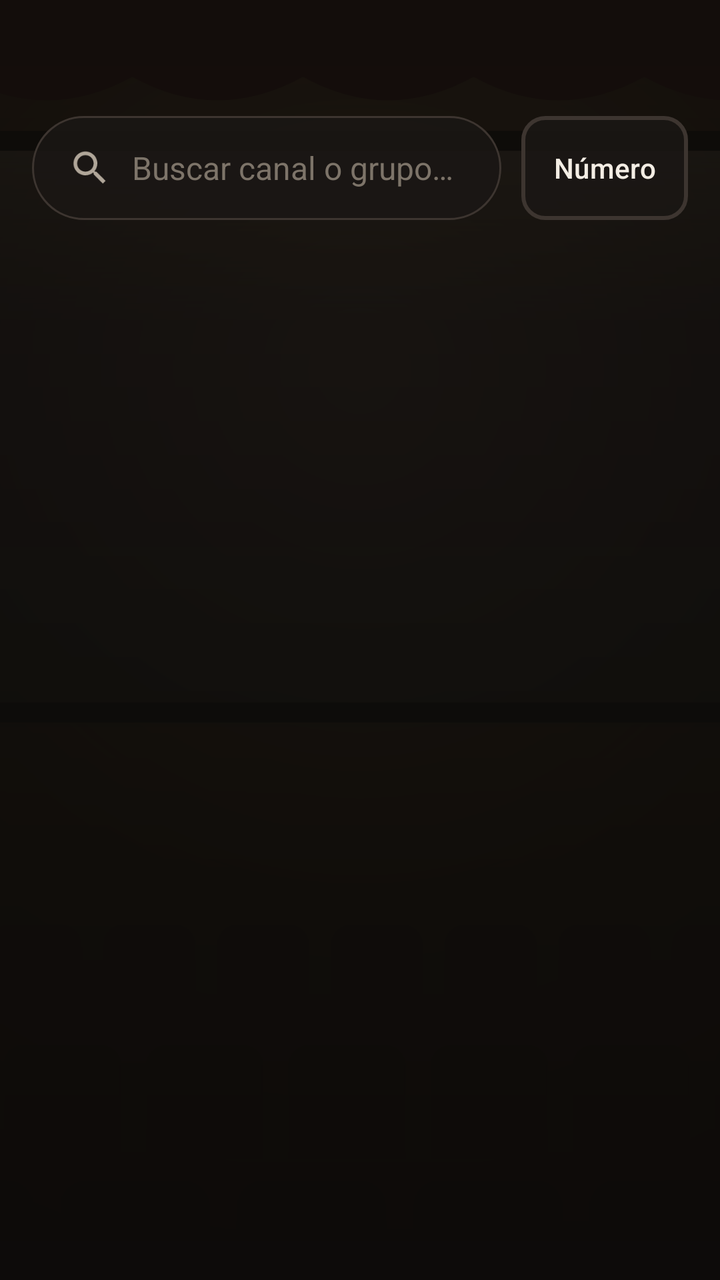
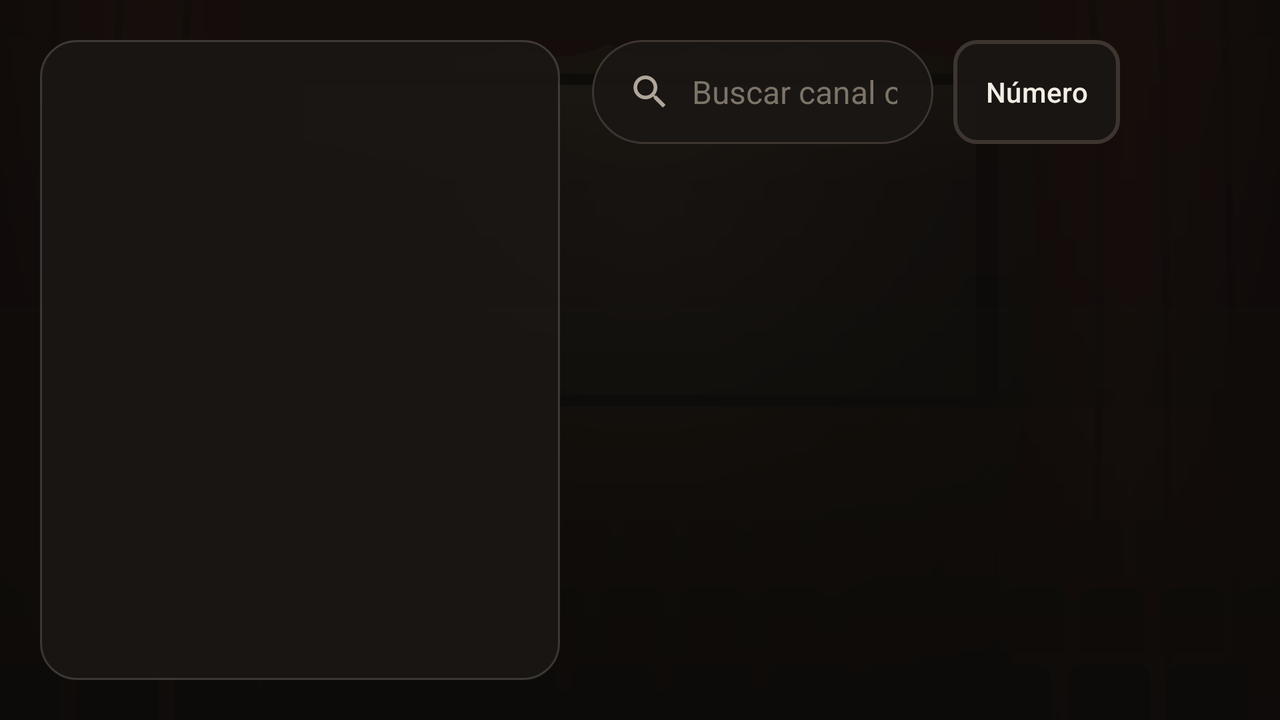

Compare how this app lays out the same screen by default and in its alternative resource folder. The renders come first, then the two layout files and the values they reference.
<!-- AndroidManifest.xml: application theme Theme.Cine -->
<!-- res/layout/activity_content.xml -->
<?xml version="1.0" encoding="utf-8"?>
<FrameLayout xmlns:android="http://schemas.android.com/apk/res/android"
    android:layout_width="match_parent"
    android:layout_height="match_parent">

    <ImageView
        android:layout_width="match_parent"
        android:layout_height="match_parent"
        android:importantForAccessibility="no"
        android:scaleType="centerCrop"
        android:src="@drawable/bg_cinema" />

    <View
        android:layout_width="match_parent"
        android:layout_height="match_parent"
        android:background="@drawable/bg_scrim_strong" />

    <LinearLayout
        android:layout_width="match_parent"
        android:layout_height="match_parent"
        android:orientation="vertical"
        android:padding="16dp">

        <LinearLayout
            android:layout_width="match_parent"
            android:layout_height="wrap_content"
            android:gravity="center_vertical"
            android:orientation="horizontal">

            <TextView
                android:id="@+id/textTitle"
                style="@style/Text.Cine.Title"
                android:layout_width="0dp"
                android:layout_height="wrap_content"
                android:layout_weight="1"
                android:ellipsize="end"
                android:letterSpacing="0.06"
                android:singleLine="true"
                android:textSize="22sp" />

            <TextView
                android:id="@+id/textCount"
                android:layout_width="wrap_content"
                android:layout_height="wrap_content"
                android:textColor="@color/amber"
                android:textSize="15sp" />
        </LinearLayout>

        <LinearLayout
            android:layout_width="match_parent"
            android:layout_height="wrap_content"
            android:layout_marginTop="12dp"
            android:gravity="center_vertical"
            android:orientation="horizontal">

            <EditText
                android:id="@+id/editSearch"
                android:layout_width="0dp"
                android:layout_height="@dimen/search_height"
                android:layout_weight="1"
                android:autofillHints=""
                android:background="@drawable/bg_search"
                android:drawableStart="@drawable/ic_search"
                android:drawablePadding="10dp"
                android:hint="@string/search_hint"
                android:imeOptions="actionSearch"
                android:inputType="text|textNoSuggestions"
                android:maxLines="1"
                android:paddingHorizontal="18dp"
                android:textColor="@color/text_primary"
                android:textColorHint="@color/text_muted"
                android:textSize="16sp" />

            <Button
                android:id="@+id/btnSort"
                style="@style/Widget.Cine.Button.Outlined"
                android:layout_width="wrap_content"
                android:layout_height="@dimen/search_height"
                android:layout_marginStart="10dp"
                android:insetTop="0dp"
                android:insetBottom="0dp"
                android:minHeight="0dp"
                android:minWidth="0dp"
                android:paddingHorizontal="16dp"
                android:text="@string/sort_number"
                android:textSize="14sp" />

            
            <Button
                android:id="@+id/btnLang"
                style="@style/Widget.Cine.Button.Outlined"
                android:layout_width="wrap_content"
                android:layout_height="@dimen/search_height"
                android:layout_marginStart="8dp"
                android:insetTop="0dp"
                android:insetBottom="0dp"
                android:minHeight="0dp"
                android:minWidth="0dp"
                android:paddingHorizontal="14dp"
                android:text="@string/lang_all_short"
                android:textSize="14sp"
                android:visibility="gone" />
        </LinearLayout>

        
        <LinearLayout
            android:id="@+id/rowRecent"
            android:layout_width="match_parent"
            android:layout_height="wrap_content"
            android:layout_marginTop="8dp"
            android:gravity="center_vertical"
            android:orientation="horizontal"
            android:visibility="gone">

            <TextView
                android:layout_width="wrap_content"
                android:layout_height="wrap_content"
                android:layout_marginEnd="8dp"
                android:text="@string/recent_searches"
                android:textColor="@color/text_muted"
                android:textSize="13sp" />
        </LinearLayout>

        <androidx.recyclerview.widget.RecyclerView
            android:id="@+id/recyclerGroups"
            android:layout_width="match_parent"
            android:layout_height="wrap_content"
            android:layout_marginTop="10dp"
            android:clipToPadding="false" />

        <FrameLayout
            android:layout_width="match_parent"
            android:layout_height="0dp"
            android:layout_marginTop="8dp"
            android:layout_weight="1">

            <androidx.recyclerview.widget.RecyclerView
                android:id="@+id/recyclerItems"
                android:layout_width="match_parent"
                android:layout_height="match_parent"
                android:clipToPadding="false"
                android:padding="4dp" />

            <TextView
                android:id="@+id/textEmpty"
                android:layout_width="wrap_content"
                android:layout_height="wrap_content"
                android:layout_gravity="center"
                android:text="@string/empty_results"
                android:textColor="@color/text_secondary"
                android:textSize="17sp"
                android:visibility="gone" />
        </FrameLayout>
    </LinearLayout>
</FrameLayout>
<!-- resources referenced by this layout -->
<resources>
  <color name="amber">#FFE0A04A</color>
  <color name="text_muted">#FF7D7469</color>
  <color name="text_primary">#FFF3EDE4</color>
  <color name="text_secondary">#FFB0A699</color>
  <dimen name="search_height">52dp</dimen>
  <!-- drawable bg_scrim_strong (drawable) -->
  <?xml version="1.0" encoding="utf-8"?>
  <shape xmlns:android="http://schemas.android.com/apk/res/android" android:shape="rectangle">
      <gradient
          android:angle="270"
          android:startColor="#CC0D0B09"
          android:endColor="#F20D0B09" />
  </shape>
  <!-- drawable ic_search (drawable) -->
  <vector xmlns:android="http://schemas.android.com/apk/res/android"
      android:width="22dp" android:height="22dp" android:viewportWidth="24" android:viewportHeight="24">
      <path android:fillColor="@color/text_secondary"
          android:pathData="M15.5,14h-0.79l-0.28,-0.27C15.41,12.59 16,11.11 16,9.5 16,5.91 13.09,3 9.5,3S3,5.91 3,9.5 5.91,16 9.5,16c1.61,0 3.09,-0.59 4.23,-1.57l0.27,0.28v0.79l5,4.99L20.49,19l-4.99,-5zM9.5,14C7.01,14 5,11.99 5,9.5S7.01,5 9.5,5 14,7.01 14,9.5 11.99,14 9.5,14z" />
  </vector>
  <string name="empty_results">No hay resultados</string>
  <string name="lang_all_short">Todos</string>
  <string name="recent_searches">🕘 Recientes:</string>
  <string name="search_hint">Buscar canal o grupo…</string>
  <string name="sort_number">Número</string>
  <style name="Text.Cine.Title">
          <item name="android:textColor">@color/text_primary</item>
          <item name="android:fontFamily">serif</item>
          <item name="android:letterSpacing">0.18</item>
          <item name="android:textStyle">bold</item>
      </style>
  <style name="Widget.Cine.Button.Outlined" parent="Widget.Material3.Button.OutlinedButton">
          <item name="backgroundTint">@color/btn_outline_bg</item>
          <item name="strokeColor">@color/btn_outline_stroke</item>
          <item name="strokeWidth">2dp</item>
          <item name="android:textColor">@color/text_primary</item>
          <item name="android:textSize">15sp</item>
          <item name="android:minHeight">52dp</item>
          <item name="cornerRadius">12dp</item>
          <item name="android:textAllCaps">false</item>
      </style>
  <color name="surface_high">#FF26221E</color>
  <color name="surface_glass">#D91A1714</color>
  <color name="outline">#FF3D3530</color>
  <color name="on_amber">#FF1C1208</color>
  <color name="amber_dim">#33E0A04A</color>
  <color name="amber_light">#FFF2C27E</color>
  <color name="surface">#FF1A1714</color>
  <color name="error_soft">#FFE58A6E</color>
  <color name="bg_deep">#FF0D0B09</color>
  <style name="Widget.Cine.Button" parent="Widget.Material3.Button">
          <item name="backgroundTint">@color/btn_filled_bg</item>
          <item name="android:textColor">@color/on_amber</item>
          <item name="android:textSize">16sp</item>
          <item name="android:minHeight">56dp</item>
          <item name="cornerRadius">12dp</item>
          <item name="android:textAllCaps">false</item>
          <item name="android:fontFamily">sans-serif-medium</item>
      </style>
  <style name="Widget.Cine.TextInput" parent="Widget.Material3.TextInputLayout.OutlinedBox">
          <item name="boxStrokeColor">@color/input_stroke</item>
          <item name="hintTextColor">@color/amber</item>
          <item name="boxCornerRadiusTopStart">12dp</item>
          <item name="boxCornerRadiusTopEnd">12dp</item>
          <item name="boxCornerRadiusBottomStart">12dp</item>
          <item name="boxCornerRadiusBottomEnd">12dp</item>
          <item name="boxBackgroundColor">@color/surface_glass</item>
      </style>
  <!-- some entries are left out for length -->
</resources>
<!-- res/layout-land/activity_content.xml (the repository's variant of the layout above) -->
<!-- drawn on the phone turned sideways -->
<?xml version="1.0" encoding="utf-8"?>
<FrameLayout xmlns:android="http://schemas.android.com/apk/res/android"
    android:layout_width="match_parent"
    android:layout_height="match_parent">

    <ImageView
        android:layout_width="match_parent"
        android:layout_height="match_parent"
        android:importantForAccessibility="no"
        android:scaleType="centerCrop"
        android:src="@drawable/bg_cinema" />

    <View
        android:layout_width="match_parent"
        android:layout_height="match_parent"
        android:background="@drawable/bg_scrim_strong" />

    <LinearLayout
        android:layout_width="match_parent"
        android:layout_height="match_parent"
        android:orientation="horizontal"
        android:padding="@dimen/screen_padding">

        
        <LinearLayout
            android:layout_width="@dimen/groups_width"
            android:layout_height="match_parent"
            android:layout_marginEnd="16dp"
            android:background="@drawable/bg_panel"
            android:orientation="vertical"
            android:padding="12dp">

            <TextView
                android:id="@+id/textTitle"
                style="@style/Text.Cine.Title"
                android:layout_width="match_parent"
                android:layout_height="wrap_content"
                android:layout_marginBottom="10dp"
                android:ellipsize="end"
                android:letterSpacing="0.06"
                android:maxLines="2"
                android:paddingHorizontal="6dp"
                android:textSize="22sp" />

            <androidx.recyclerview.widget.RecyclerView
                android:id="@+id/recyclerGroups"
                android:layout_width="match_parent"
                android:layout_height="0dp"
                android:layout_weight="1"
                android:scrollbars="vertical" />
        </LinearLayout>

        
        <LinearLayout
            android:layout_width="0dp"
            android:layout_height="match_parent"
            android:layout_weight="1"
            android:orientation="vertical">

            <LinearLayout
                android:layout_width="match_parent"
                android:layout_height="wrap_content"
                android:gravity="center_vertical"
                android:orientation="horizontal">

                <EditText
                    android:id="@+id/editSearch"
                    android:layout_width="0dp"
                    android:layout_height="@dimen/search_height"
                    android:layout_weight="1"
                    android:autofillHints=""
                    android:background="@drawable/bg_search"
                    android:drawableStart="@drawable/ic_search"
                    android:drawablePadding="10dp"
                    android:hint="@string/search_hint"
                    android:imeOptions="actionSearch|flagNoExtractUi"
                    android:inputType="text|textNoSuggestions"
                    android:maxLines="1"
                    android:paddingHorizontal="18dp"
                    android:textColor="@color/text_primary"
                    android:textColorHint="@color/text_muted"
                    android:textSize="16sp" />

                <Button
                    android:id="@+id/btnSort"
                    style="@style/Widget.Cine.Button.Outlined"
                    android:layout_width="wrap_content"
                    android:layout_height="@dimen/search_height"
                    android:layout_marginStart="10dp"
                    android:insetTop="0dp"
                    android:insetBottom="0dp"
                    android:minHeight="0dp"
                    android:minWidth="0dp"
                    android:paddingHorizontal="16dp"
                    android:text="@string/sort_number"
                    android:textSize="14sp" />

                
                <Button
                    android:id="@+id/btnLang"
                    style="@style/Widget.Cine.Button.Outlined"
                    android:layout_width="wrap_content"
                    android:layout_height="@dimen/search_height"
                    android:layout_marginStart="8dp"
                    android:insetTop="0dp"
                    android:insetBottom="0dp"
                    android:minHeight="0dp"
                    android:minWidth="0dp"
                    android:paddingHorizontal="14dp"
                    android:text="@string/lang_all_short"
                    android:textSize="14sp"
                    android:visibility="gone" />

                <TextView
                    android:id="@+id/textCount"
                    android:layout_width="wrap_content"
                    android:layout_height="wrap_content"
                    android:layout_marginStart="12dp"
                    android:minWidth="48dp"
                    android:gravity="end"
                    android:textColor="@color/amber"
                    android:textSize="16sp" />
            </LinearLayout>

            
            <LinearLayout
                android:id="@+id/rowRecent"
                android:layout_width="match_parent"
                android:layout_height="wrap_content"
                android:layout_marginTop="8dp"
                android:gravity="center_vertical"
                android:orientation="horizontal"
                android:visibility="gone">

                <TextView
                    android:layout_width="wrap_content"
                    android:layout_height="wrap_content"
                    android:layout_marginEnd="8dp"
                    android:text="@string/recent_searches"
                    android:textColor="@color/text_muted"
                    android:textSize="13sp" />
            </LinearLayout>

            <FrameLayout
                android:layout_width="match_parent"
                android:layout_height="0dp"
                android:layout_marginTop="10dp"
                android:layout_weight="1">

                <androidx.recyclerview.widget.RecyclerView
                    android:id="@+id/recyclerItems"
                    android:layout_width="match_parent"
                    android:layout_height="match_parent"
                    android:clipToPadding="false"
                    android:padding="6dp"
                    android:scrollbars="vertical" />

                <TextView
                    android:id="@+id/textEmpty"
                    android:layout_width="wrap_content"
                    android:layout_height="wrap_content"
                    android:layout_gravity="center"
                    android:text="@string/empty_results"
                    android:textColor="@color/text_secondary"
                    android:textSize="18sp"
                    android:visibility="gone" />
            </FrameLayout>
        </LinearLayout>
    </LinearLayout>
</FrameLayout>
<!-- resources referenced by the variant -->
<!-- as the phone turned sideways resolves them -->
<resources>
  <color name="amber">#FFE0A04A</color>
  <color name="text_muted">#FF7D7469</color>
  <color name="text_primary">#FFF3EDE4</color>
  <color name="text_secondary">#FFB0A699</color>
  <dimen name="groups_width">260dp</dimen>
  <dimen name="screen_padding">20dp</dimen>
  <dimen name="search_height">52dp</dimen>
  <!-- drawable bg_panel (drawable) -->
  <?xml version="1.0" encoding="utf-8"?>
  <shape xmlns:android="http://schemas.android.com/apk/res/android" android:shape="rectangle">
      <solid android:color="@color/surface_glass" />
      <stroke android:width="1dp" android:color="#2EF3EDE4" />
      <corners android:radius="18dp" />
  </shape>
  <!-- drawable bg_scrim_strong (drawable) -->
  <?xml version="1.0" encoding="utf-8"?>
  <shape xmlns:android="http://schemas.android.com/apk/res/android" android:shape="rectangle">
      <gradient
          android:angle="270"
          android:startColor="#CC0D0B09"
          android:endColor="#F20D0B09" />
  </shape>
  <!-- drawable ic_search (drawable) -->
  <vector xmlns:android="http://schemas.android.com/apk/res/android"
      android:width="22dp" android:height="22dp" android:viewportWidth="24" android:viewportHeight="24">
      <path android:fillColor="@color/text_secondary"
          android:pathData="M15.5,14h-0.79l-0.28,-0.27C15.41,12.59 16,11.11 16,9.5 16,5.91 13.09,3 9.5,3S3,5.91 3,9.5 5.91,16 9.5,16c1.61,0 3.09,-0.59 4.23,-1.57l0.27,0.28v0.79l5,4.99L20.49,19l-4.99,-5zM9.5,14C7.01,14 5,11.99 5,9.5S7.01,5 9.5,5 14,7.01 14,9.5 11.99,14 9.5,14z" />
  </vector>
  <string name="empty_results">No hay resultados</string>
  <string name="lang_all_short">Todos</string>
  <string name="recent_searches">🕘 Recientes:</string>
  <string name="search_hint">Buscar canal o grupo…</string>
  <string name="sort_number">Número</string>
  <style name="Text.Cine.Title">
          <item name="android:textColor">@color/text_primary</item>
          <item name="android:fontFamily">serif</item>
          <item name="android:letterSpacing">0.18</item>
          <item name="android:textStyle">bold</item>
      </style>
  <style name="Widget.Cine.Button.Outlined" parent="Widget.Material3.Button.OutlinedButton">
          <item name="backgroundTint">@color/btn_outline_bg</item>
          <item name="strokeColor">@color/btn_outline_stroke</item>
          <item name="strokeWidth">2dp</item>
          <item name="android:textColor">@color/text_primary</item>
          <item name="android:textSize">15sp</item>
          <item name="android:minHeight">52dp</item>
          <item name="cornerRadius">12dp</item>
          <item name="android:textAllCaps">false</item>
      </style>
  <color name="surface_glass">#D91A1714</color>
  <color name="surface_high">#FF26221E</color>
  <color name="outline">#FF3D3530</color>
  <color name="on_amber">#FF1C1208</color>
  <color name="amber_dim">#33E0A04A</color>
  <color name="amber_light">#FFF2C27E</color>
  <color name="surface">#FF1A1714</color>
  <color name="error_soft">#FFE58A6E</color>
  <color name="bg_deep">#FF0D0B09</color>
  <style name="Widget.Cine.Button" parent="Widget.Material3.Button">
          <item name="backgroundTint">@color/btn_filled_bg</item>
          <item name="android:textColor">@color/on_amber</item>
          <item name="android:textSize">16sp</item>
          <item name="android:minHeight">56dp</item>
          <item name="cornerRadius">12dp</item>
          <item name="android:textAllCaps">false</item>
          <item name="android:fontFamily">sans-serif-medium</item>
      </style>
  <style name="Widget.Cine.TextInput" parent="Widget.Material3.TextInputLayout.OutlinedBox">
          <item name="boxStrokeColor">@color/input_stroke</item>
          <item name="hintTextColor">@color/amber</item>
          <item name="boxCornerRadiusTopStart">12dp</item>
          <item name="boxCornerRadiusTopEnd">12dp</item>
          <item name="boxCornerRadiusBottomStart">12dp</item>
          <item name="boxCornerRadiusBottomEnd">12dp</item>
          <item name="boxBackgroundColor">@color/surface_glass</item>
      </style>
  <!-- some entries are left out for length -->
</resources>
